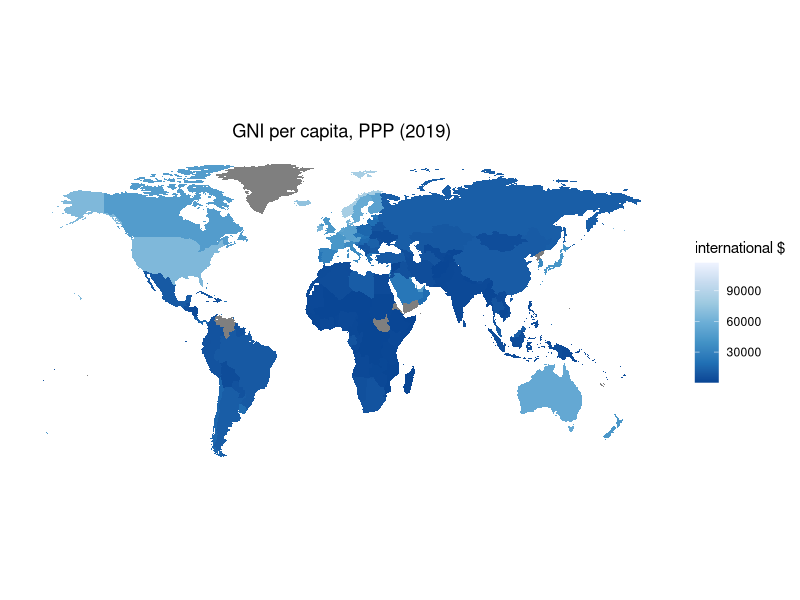
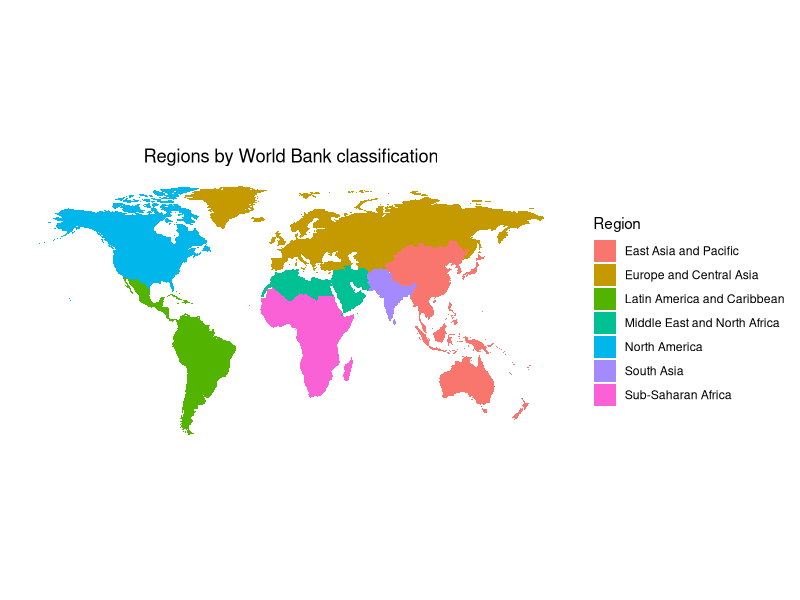
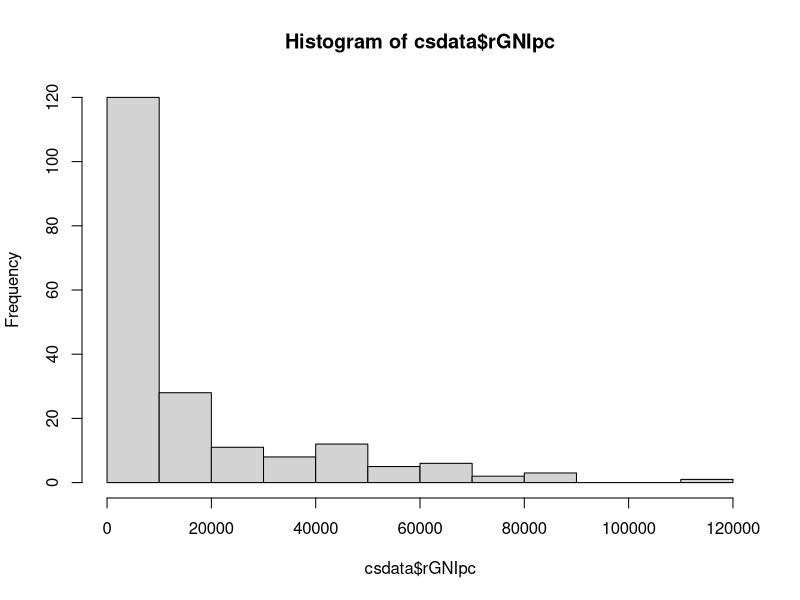
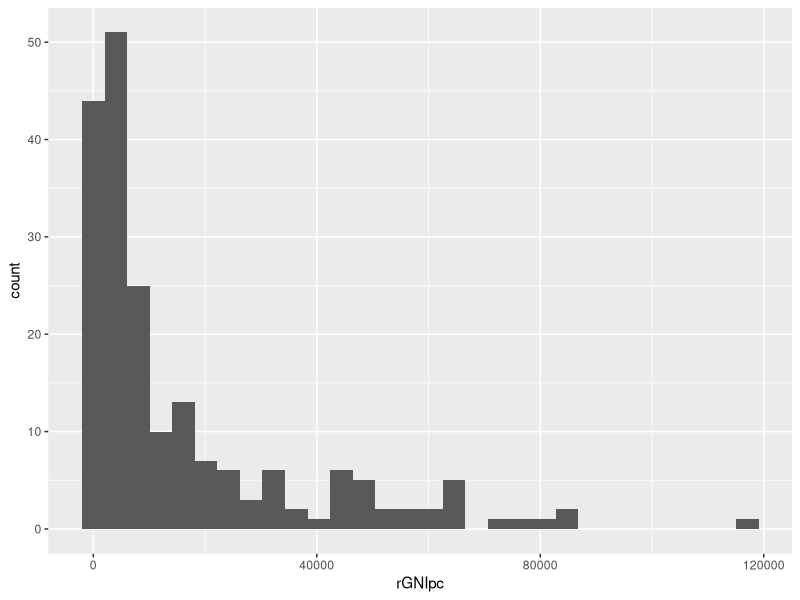
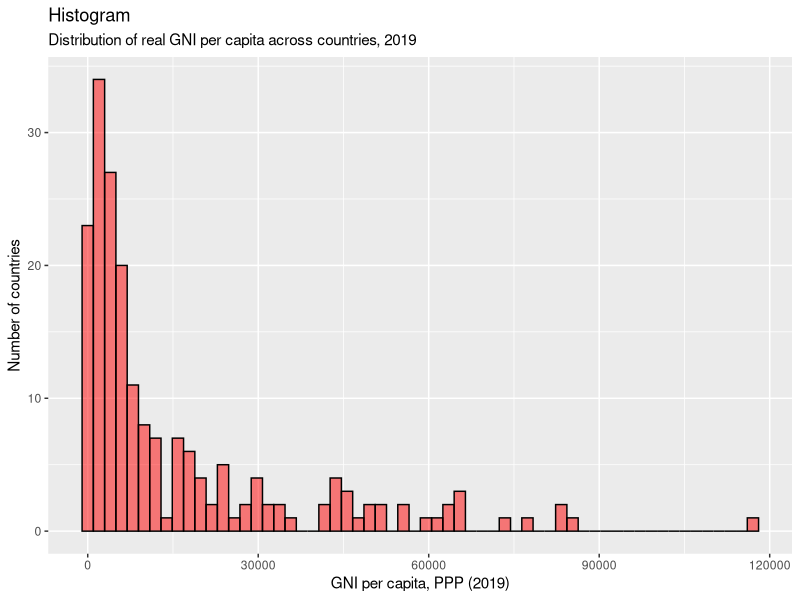
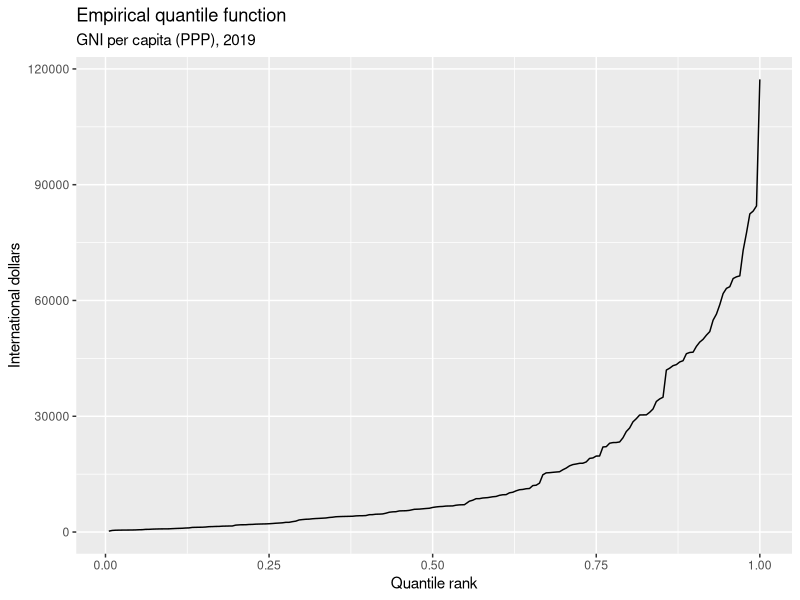
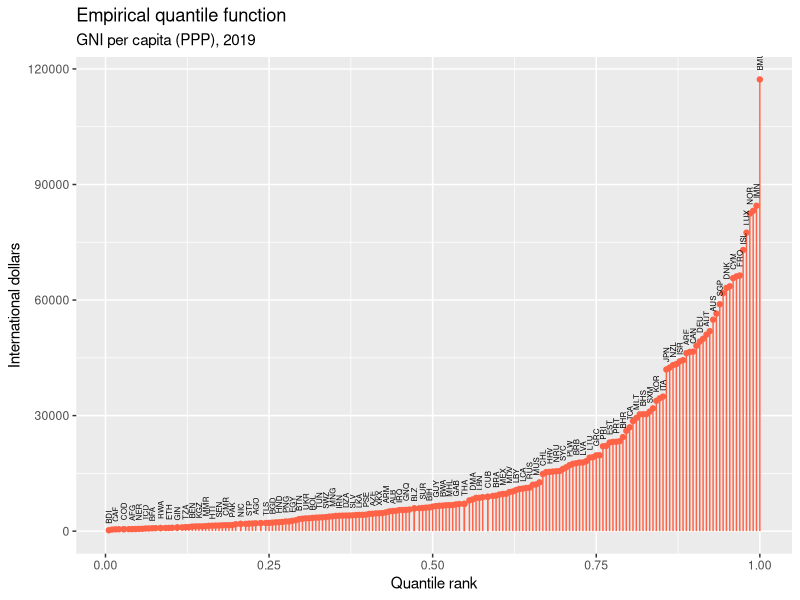
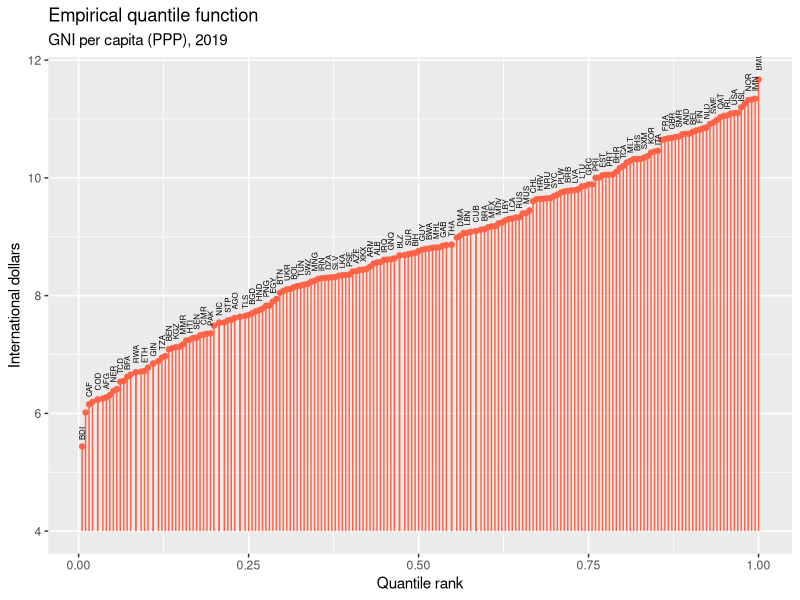

These charts were generated, in order, by the following R code:
## ---- chunk 1
knitr::opts_chunk$set(echo = TRUE, warning=FALSE, message = FALSE)

## ---- chunk 2
setwd("/home/emil/Desktop/book")
## ---- chunk 3
library(readxl)
library(writexl)
library(tidyr)
library(dplyr)
library(ggplot2)
library(forcats)
library(stringr)
library(maps)
library(knitr)

## ---- chunk 4
data <- read_excel("data_ch1.xlsx", sheet = "gnipcppp_wide_small")

data
## ---- chunk 5
long.data <- data %>% 
  pivot_longer(
    cols = `2019`:`2021`, 
    names_to = "Year",
    values_to = "GNIpc"
  )

long.data
## ---- chunk 6
cs.data <- subset(long.data, Year==2021)

cs.data
## ---- chunk 7
ts.data <- subset(long.data, Country=="UK")

ts.data
## ---- chunk 8
summary(cs.data$GNIpc)
## ---- chunk 9
summary(cs.data$Region)
## ---- chunk 10
cs.data$Region <- as.factor(cs.data$Region) 
## ---- chunk 11
summary(cs.data$Region)
## ---- chunk 12
rm(cs.data, data, long.data, ts.data)
## ---- chunk 13
# Load full panel dataset in long form
longdata <- read_excel("data_ch1.xlsx", sheet = "gnipcppp_long")

# Obtain a cross-section for Year 2019 only, and allocate to dataframe `csdata`

csdata <- subset(longdata, Year==2019)

# Prepare by declaring `Country`, `Code` and `Region` to be factor (or categorical) variables

csdata$Code <- as.factor(csdata$Code)
csdata$Region <- as.factor(csdata$Region)
csdata$Country <- as.factor(csdata$Country)

# Remove full panel dataset from memory
rm(longdata)
## ---- chunk 14
csdata <- csdata %>% arrange(desc(rGNIpc))

csdata
## ---- chunk 15
kable(summary(csdata$Region))

## ---- chunk 16
summary(csdata$rGNIpc)
## ---- chunk 17
# Load world map data from server
world <- map_data("world")

# Merge world map data with GNI data

gnimap.data <- inner_join(world, csdata, by=c("region"="Country"))

# Set a simple map theme

plainmap <- theme(
  axis.text = element_blank(),
  axis.line = element_blank(),
  axis.ticks = element_blank(),
  panel.border = element_blank(),
  panel.grid = element_blank(),
  axis.title = element_blank(),
  panel.background = element_rect(fill = "white"),
  plot.title = element_text(hjust = 0.5)
)
## ---- chunk 18

ggplot(data = gnimap.data, mapping = aes(x = long, y = lat, group = group)) + 
  coord_fixed(1.3) +
  geom_polygon(aes(fill = rGNIpc)) +
  scale_fill_distiller(palette ="Blues", direction = -1, name="international $") + 
  ggtitle("GNI per capita, PPP (2019)") + plainmap
## ---- chunk 19
ggplot(data = gnimap.data, mapping = aes(x = long, y = lat, group = group)) + 
  coord_fixed(1.3) +
  geom_polygon(aes(fill = Region)) +
  ggtitle("Regions by World Bank classification") + plainmap 
## ---- chunk 20
# Clean up

rm(gnimap.data, plainmap, world,longdata)

## ---- chunk 21
csdata <- subset(csdata, !is.na(rGNIpc))

## ---- chunk 22
hist(csdata$rGNIpc)
## ---- chunk 23
ggplot(csdata, aes(x=rGNIpc)) + 
  geom_histogram()
## ---- chunk 24
ggplot(csdata, aes(x=rGNIpc)) + 
  geom_histogram(bins=60, color="black", fill="red", alpha=0.5)+
  xlab("GNI per capita, PPP (2019)") + ylab("Number of countries") +
  labs(title="Histogram",
       subtitle="Distribution of real GNI per capita across countries, 2019")
## ---- chunk 25
kable(quantile(csdata$rGNIpc,seq(0.1,0.9,0.1)))
## ---- chunk 26

# Create a variable rGNIpc.rank representing the quantile rank of each country in the distribution of GNI p.c.

csdata <- csdata %>% mutate(rGNIpc.rank = rank(rGNIpc)/length(rGNIpc))

# (Not essential) Sort country codes by GNI pc 

csdata$Code <- fct_reorder(csdata$Code,csdata$rGNIpc)

## ---- chunk 27


ggplot(csdata, aes(y=rGNIpc, x=rGNIpc.rank)) + 
  geom_line() +
  xlab("Quantile rank") + ylab("International dollars") + labs(title="Empirical quantile function", subtitle = "GNI per capita (PPP), 2019")

## ---- chunk 28
ggplot(csdata, aes(y=rGNIpc, x=rGNIpc.rank)) + 
  geom_point(col="tomato") +
  geom_segment(aes(x=rGNIpc.rank, xend=rGNIpc.rank, y=0, yend=rGNIpc), col="tomato") +
  geom_text(aes(label=Code), check_overlap = TRUE, angle=90, hjust=-0.5, size=2) + 
  xlab("Quantile rank") + ylab("International dollars") + labs(title="Empirical quantile function", subtitle = "GNI per capita (PPP), 2019")

## ---- chunk 29
ggplot(csdata, aes(y=log(rGNIpc), x=rGNIpc.rank)) + 
  geom_point(col="tomato") +
  geom_segment(aes(x=rGNIpc.rank, xend=rGNIpc.rank, y=4, yend=log(rGNIpc)), col="tomato") +
  geom_text(aes(label=Code), check_overlap = TRUE, angle=90, hjust=-0.5, size=2) + 
  xlab("Quantile rank") + ylab("International dollars") + labs(title="Empirical quantile function", subtitle = "GNI per capita (PPP), 2019")

## ---- chunk 30
ggplot(csdata, aes(y=rGNIpc, x=rGNIpc.rank, col=Region)) + 
  geom_point() +
  geom_segment(aes(x=rGNIpc.rank, xend=rGNIpc.rank, y=0, yend=rGNIpc)) +
  geom_text(aes(label=Code), check_overlap = TRUE, angle=90, hjust=-0.5, size=2) + 
  xlab("Quantile rank") + ylab("International dollars") + labs(title="Empirical quantile function", subtitle = "GNI per capita (PPP), 2019") +   theme(legend.position = c(0.16, 0.7))

## ---- chunk 31
# Rearrange region in order of the median GNI pc.
csdata$Region <- fct_reorder(csdata$Region,csdata$rGNIpc, .fun = median)
## ---- chunk 32
ggplot(csdata, aes(x=rGNIpc, fill=Region)) + 
  geom_histogram(bins=10,color="black", alpha=0.9)+
  labs(title="Histograms",
       subtitle="Distribution of GNI per capita within regions, 2019") +
  xlab("GNI per capita, PPP (2019)") + ylab("Number of countries") +
  facet_wrap(Region~., scales="free_y", strip.position = "bottom")+theme(legend.position = "none")
## ---- chunk 33
ggplot(csdata, aes(x=Region, y=rGNIpc)) + 
  geom_point(aes(col=Region), show.legend=F) +
  labs(title="Dot plot", subtitle="GNI per capita grouped by regions, 2019") + 
  ylab("International $") + xlab("") +  coord_flip()
## ---- chunk 34
csdata %>% group_by(Region) %>% summarize(median=median(rGNIpc), mean=mean(rGNIpc), sd=sd(rGNIpc))

## ---- chunk 35
ggplot(csdata, aes(y=rGNIpc, x=Region)) + 
  geom_bar(stat='summary', fun='median', aes(fill=Region), show.legend=F) +   
  labs(title="Bar chart",subtitle="Median GNI per capita (PPP), 2019") + 
  xlab("") + ylab("International $") +
  coord_flip()
## ---- chunk 36
ggplot(csdata, aes(x=Region, y=rGNIpc)) + 
  geom_boxplot(aes(fill=Region), show.legend=F) +
  labs(title="Box plot", subtitle="GNI per capita (PPP), 2019") + 
  xlab("Region") + ylab("International $") + coord_flip()
## ---- chunk 37
csdata <- csdata %>% arrange(rGNIpc)
csdata <- csdata %>% mutate(qrank.rGNIpc=ntile(rGNIpc,5))
csdata$qrank.rGNIpc <- as.factor(csdata$qrank.rGNIpc)
levels(csdata$qrank.rGNIpc) = c("0-20%", "20-40%", "40-60%", "60-80%", "80-100%")
## ---- chunk 38
tab <- table(csdata$Region, csdata$qrank.rGNIpc)
kable(tab)
## ---- chunk 39
kable(prop.table(tab), digits=2)

## ---- chunk 40
kable(prop.table(tab,1), digits=2)

## ---- chunk 41
kable(prop.table(tab,2))

## ---- chunk 42
ggplot(csdata, aes(x=Region, fill=qrank.rGNIpc)) + 
  geom_bar(position='dodge', color="black") +
  labs(title="Bar chart",subtitle="Distribution of countries across GNI quintiles by region, 2019") + 
  xlab("GNI per capita (PPP) Quintile") + ylab("Number of countries") 
## ---- chunk 43
ggplot(csdata, aes(fill=Region, x=qrank.rGNIpc), na.rm = T) + 
  geom_bar(position='dodge', color="black") +
  labs(title="Bar chart",subtitle="Distribution of countries across regions by GNI quintile, 2019") + 
  xlab("GNI per capita (PPP) Quintile") + ylab("Number of countries") 
## ---- chunk 44
rm(csdata, tab)
## ---- chunk 45
csdata.all <- read_excel("data_ch1.xlsx", sheet="cs2019_multi")
head(csdata.all)
## ---- chunk 46
ggplot(csdata.all,aes(x=rGNIpc, y=LifeExpectancy)) +
  geom_point()
## ---- chunk 47
ggplot(csdata.all,aes(x=log(rGNIpc), y=log(LifeExpectancy))) +
  geom_point()
## ---- chunk 48
ggplot(csdata.all,aes(x=log(rGNIpc), y=log(LifeExpectancy))) +
  geom_point(col="red") + xlab("log(GNI per capita, PPP)") +
  ylab("log(Life Expectancy)") + labs(title="Scatterplot", subtitle="GNI per capita and life expecancy, 2019")
## ---- chunk 49
ggplot(csdata.all,aes(x=log(rGNIpc), y=log(LifeExpectancy),label=Country)) +
  geom_text(col="red", check_overlap=TRUE, size=3) + xlab("log(GNI per capita, PPP)") +
  ylab("log(Life Expectancy)") + labs(title="Scatterplot", subtitle="GNI per capita and life expecancy, 2019")
## ---- chunk 50
cor(csdata.all$rGNIpc, csdata.all$LifeExpectancy,use="complete.obs")

## ---- chunk 51
cor(log(csdata.all$rGNIpc), log(csdata.all$LifeExpectancy),use="complete.obs")

## ---- chunk 52
ggplot(csdata.all,aes(x=log(rGNIpc), y=log(CO2pc), label=Country)) +
  geom_point(col="tomato2") + xlab("log(GNI per capita)") +
  ylab("log(CO2 emissions per capita)") + labs(title="Scatterplot", subtitle="GNI per capita and CO2 emissions")
## ---- chunk 53
cor(log(csdata.all$rGNIpc), log(csdata.all$CO2pc),use="complete.obs")

## ---- chunk 54
rm(csdata.all)
## ---- chunk 55
ukgdp <- read_excel("data_ch1.xlsx", sheet="uk_gdppc_qr")
ukgdp$date <- as.Date(ukgdp$date)

head(ukgdp)

## ---- chunk 56
ggplot(ukgdp, aes(x=date, y=gdppc)) +
  geom_line() 
## ---- chunk 57
ggplot(ukgdp, aes(x=date, y=gdppc)) +
  geom_line(col="red", size=1) +
  labs(title="Time-series line plot", subtitle = "Real GDP per capita, quarterly, UK") +
  xlab("") + ylab("2022 £s") 
## ---- chunk 58
ggplot(ukgdp, aes(x=date, y=log(gdppc))) +
  geom_line(col="red" ,size=1) +
  labs(title="Time-series line plot", subtitle = "Real GDP per capita, quarterly, UK") +
  xlab("") + ylab("log(2022 £s)")
## ---- chunk 59
avegr.preGR<-(ukgdp$gdppc[ukgdp$date=="2007-01-01"]/ukgdp$gdppc[ukgdp$date=="1955-01-01"])^(1/((2007-1955)*4))-1
## ---- chunk 60
ukgdp$cfgdppc <- ukgdp$gdppc[ukgdp$date=="1955-01-01"]

for (i in 1:length(ukgdp$date)){
  ukgdp$cfgdppc[i]=ukgdp$cfgdppc[1]*(1+avegr.preGR)^(i-1)
}
## ---- chunk 61
ggplot(ukgdp) +
  geom_line(aes(x=date, y=gdppc, linetype="Actual"), size=1, col="red") +
  geom_line(aes(x=date, y=cfgdppc, linetype="Pre-2007 trend"), alpha=0.4, size=1, col="blue") +
  labs(title="Time-series line plot", subtitle = "Real GDP per capita, quarterly, UK") +
  xlab("") + ylab("2022 £s") + labs(linetype="") 
## ---- chunk 62
ggplot(ukgdp) +
  geom_line(aes(x=date, y=log(gdppc), linetype="Actual"),size=1, col="red") +
  geom_line(aes(x=date, y=log(cfgdppc), linetype="Pre-2007 trend"), alpha=0.4, col="blue", size=1) +
  labs(title="Time-series line plot", subtitle = "Real GDP per capita, quarterly, UK") +
  xlab("") + ylab("log(2022 £s)") + labs(linetype="") 
## ---- chunk 63
recs <- read_excel("data_ch1.xlsx", sheet="recs")
recs$rec_st <- as.Date(recs$rec_st)
recs$rec_en <- as.Date(recs$rec_en)

recs
## ---- chunk 64
ggplot(ukgdp) +
  geom_line(aes(x=date, y=gdppc), col="red", size=1) +
  labs(title="Time-series line plot", subtitle = "Real GDP per capita, quarterly, UK") +
  xlab("") + ylab("2022 £s") +
  geom_rect(data=recs,aes(xmin=rec_st, xmax=rec_en, ymin=-Inf, ymax=+Inf), fill='tomato', alpha=0.2)
## ---- chunk 65
ukgdp <- ukgdp %>% mutate(gdppc.gr = (gdppc - lag(gdppc,4))/lag(gdppc,4))
## ---- chunk 66
head(ukgdp)
## ---- chunk 67
ggplot(ukgdp) +
  geom_line(aes(x=date, y=gdppc.gr), col="red") +
  labs(title="Time-series line plot", subtitle = "Real GDP growth rate, quarterly, UK") +
  xlab("") + ylab("Percentage change on year ago") +
  geom_rect(data=recs,aes(xmin=rec_st, xmax=rec_en, ymin=-Inf, ymax=+Inf), fill='blue', alpha=0.2)
## ---- chunk 68
ggplot(subset(ukgdp,date<"2020-01-01")) +
  geom_line(aes(x=date, y=gdppc.gr), col="red") +
  labs(title="Time-series line plot", subtitle = "Real GDP growth rate, quarterly, UK") +
  xlab("") + ylab("Percentage change on year ago") +
  geom_rect(data=recs[1:7,],aes(xmin=rec_st, xmax=rec_en, ymin=-Inf, ymax=+Inf), fill='blue', alpha=0.2)
## ---- chunk 69
ggplot(ukgdp, aes(x=gdppc.gr)) +
  geom_histogram(col="black", fill="red", binwidth=0.01)+
  labs(title="Histogram", subtitle = "Distribution of growth rates") +
  ylab("Number of quarters") + xlab("Percentage change on year ago") 
## ---- chunk 70
ukgdp$year <- as.numeric(format(ukgdp$date, format="%Y"))
ukgdp <- ukgdp %>% mutate(decade = floor(year / 10) * 10)
ukgdp$decade <- as.factor(ukgdp$decade)
levels(ukgdp$decade) <- c("1950s", "1960s", "1970s", "1980s", "1990s", "2000s", "2010s", "2020s")

ukgdp.trunc <- subset(ukgdp,year<2020&year>1959)

ggplot(ukgdp.trunc, aes(x=decade)) +
  geom_boxplot(aes(y=gdppc.gr, col=decade)) +
  coord_flip() +
  geom_hline(aes(yintercept=mean(gdppc.gr, na.rm=TRUE), col="Average"), linetype="dashed", size=1)+
  labs(title="Box plot", subtitle = "Distribution of growth rates by decade") +
  xlab("Decade") + ylab("Percentage change on year ago") + theme(legend.position="False")
## ---- chunk 71
rm(ukgdp,ukgdp.decade, avegr.preGR, i, ukgdp.trunc, recs)
## ---- chunk 72
longdata <- read_excel("data_ch1.xlsx", sheet = "gnipcppp_long")

longdata$Code <- as.factor(longdata$Code)
longdata$Region <- as.factor(longdata$Region)
longdata$Country <- as.factor(longdata$Country)
## ---- chunk 73
head(longdata)
## ---- chunk 74
df <- subset(longdata, Country == "UK"|
         Country == "USA"|
         Country == "Germany"|
         Country == "France"|
         Country == "Japan"|
           Country == "Ireland"|Country == "Italy"|Country=="Canada")

ggplot(df, aes(x=Year, y=log(rGNIpc), col=Country)) +
  geom_line(linewidth=1) +
  xlab("Year") + 
  ylab("log(GNI per capita, PPP)") +
  labs(title = "Time series plot", subtitle="Evolution of GNI per capita across a set of developed economies")
## ---- chunk 75
df <- subset(longdata, Country == "USA"|
               Country == "South Korea"|
               Country == "Singapore"|
               Country == "China"|
               Country == "Myanmar"|
               Country == "Indonesia"|Country == "Vietnam")

ggplot(df, aes(x=Year, y=log(rGNIpc), col=Country)) +
  geom_line(size=1)+
  xlab("Year") + 
  ylab("log(GNI per capita, PPP)") +
  labs(title = "Time series plot", subtitle="Evolution of GNI per capita across a set of developping economies")
## ---- chunk 76
df <- subset(longdata, Country == "USA"|
               Country == "Democratic Republic of the Congo"|
               Country == "Zimbabwe"|
               Country == "Niger"|
               Country == "Somalia")

ggplot(df, aes(x=Year, y=log(rGNIpc), col=Country)) +
  geom_line(size=1)+
  xlab("Year") + 
  ylab("log(GNI per capita, PPP)") +
  labs(title = "Time series plot", subtitle="Evolution of GNI per capita across a set of developed economies")
## ---- chunk 77
longdata<-longdata %>% group_by(Country) %>% mutate(rGNIpc.gr = (rGNIpc[Year==2019]/rGNIpc[Year==1973])^(1/46)-1)
## ---- chunk 78
df<-longdata %>% group_by(Country) %>% filter(Year==1973&!is.na(rGNIpc.gr))
## ---- chunk 79
df %>% arrange(rGNIpc.gr)
## ---- chunk 80
ggplot(df,aes(x=rGNIpc.gr,y=fct_reorder(Country,rGNIpc.gr))) +
  geom_bar(stat="identity", aes(fill=Region)) +
  xlab("Average annual growth rate, 1973-2019") + 
  ylab("Country") +
  labs(title = "Bar chart", subtitle="Countries ranked by average growth rate of GNI per capita") + theme(axis.text.y = element_text(size=4))
## ---- chunk 81
ggplot(df,aes(x=log(rGNIpc),y=(rGNIpc.gr), color=Region)) +
  geom_point() +
  xlab("log(GNI per capita, 1973)") + 
  ylab("Annual growth rate, 1973 - 2019") +
  labs(title = "Scatter plot", subtitle="Initial per capita income and subsequent growth rates") 

#+ facet_wrap(Region~., scales="free")
## ---- chunk 82
cor(log(df$rGNIpc),df$rGNIpc.gr)
## ---- chunk 83
df2 <- subset(df, Region!="Sub-Saharan Africa"&Region !="Middle East and North Africa"&Region !="Latin America and Caribbean")

ggplot(df2,aes(x=log(rGNIpc),y=(rGNIpc.gr), color=Region)) +
  geom_point() +
  xlab("log(GNI per capita, 1973)") + 
  ylab("Annual growth rate, 1973 - 2019") +
  labs(title = "Scatter plot", subtitle="Initial per capita income and subsequent growth rates") 


#+ facet_wrap(Region~., scales="free")
## ---- chunk 84
cor(log(df2$rGNIpc),df2$rGNIpc.gr)
